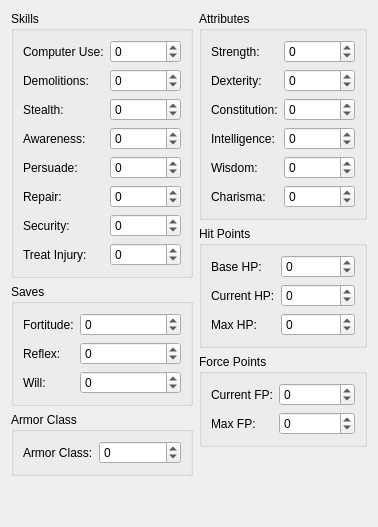
      <widget class="QWidget" name="statsTab">
       <attribute name="title">
        <string>Stats</string>
       </attribute>
       <layout class="QHBoxLayout" name="horizontalLayout_11">
        <item>
         <layout class="QVBoxLayout" name="verticalLayout_5">
          <item>
           <widget class="QGroupBox" name="groupBox_6">
            <property name="sizePolicy">
             <sizepolicy hsizetype="Expanding" vsizetype="Expanding">
              <horstretch>0</horstretch>
              <verstretch>0</verstretch>
             </sizepolicy>
            </property>
            <property name="title">
             <string>Skills</string>
            </property>
            <layout class="QFormLayout" name="formLayout_4">
             <item row="0" column="0">
              <widget class="QLabel" name="label_17">
               <property name="sizePolicy">
                <sizepolicy hsizetype="Preferred" vsizetype="Preferred">
                 <horstretch>0</horstretch>
                 <verstretch>0</verstretch>
                </sizepolicy>
               </property>
               <property name="text">
                <string>Computer Use:</string>
               </property>
              </widget>
             </item>
             <item row="0" column="1">
              <widget class="QSpinBox" name="computerUseSpin">
               <property name="sizePolicy">
                <sizepolicy hsizetype="Preferred" vsizetype="Preferred">
                 <horstretch>0</horstretch>
                 <verstretch>0</verstretch>
                </sizepolicy>
               </property>
               <property name="minimum">
                <number>-2147483648</number>
               </property>
               <property name="maximum">
                <number>2147483647</number>
               </property>
              </widget>
             </item>
             <item row="1" column="0">
              <widget class="QLabel" name="label_18">
               <property name="sizePolicy">
                <sizepolicy hsizetype="Preferred" vsizetype="Preferred">
                 <horstretch>0</horstretch>
                 <verstretch>0</verstretch>
                </sizepolicy>
               </property>
               <property name="text">
                <string>Demolitions:</string>
               </property>
              </widget>
             </item>
             <item row="1" column="1">
              <widget class="QSpinBox" name="demolitionsSpin">
               <property name="sizePolicy">
                <sizepolicy hsizetype="Preferred" vsizetype="Preferred">
                 <horstretch>0</horstretch>
                 <verstretch>0</verstretch>
                </sizepolicy>
               </property>
               <property name="minimum">
                <number>-2147483648</number>
               </property>
               <property name="maximum">
                <number>2147483647</number>
               </property>
              </widget>
             </item>
             <item row="2" column="0">
              <widget class="QLabel" name="label_19">
               <property name="sizePolicy">
                <sizepolicy hsizetype="Preferred" vsizetype="Preferred">
                 <horstretch>0</horstretch>
                 <verstretch>0</verstretch>
                </sizepolicy>
               </property>
               <property name="text">
                <string>Stealth:</string>
               </property>
              </widget>
             </item>
             <item row="2" column="1">
              <widget class="QSpinBox" name="stealthSpin">
               <property name="sizePolicy">
                <sizepolicy hsizetype="Preferred" vsizetype="Preferred">
                 <horstretch>0</horstretch>
                 <verstretch>0</verstretch>
                </sizepolicy>
               </property>
               <property name="minimum">
                <number>-2147483648</number>
               </property>
               <property name="maximum">
                <number>2147483647</number>
               </property>
              </widget>
             </item>
             <item row="3" column="0">
              <widget class="QLabel" name="label_20">
               <property name="sizePolicy">
                <sizepolicy hsizetype="Preferred" vsizetype="Preferred">
                 <horstretch>0</horstretch>
                 <verstretch>0</verstretch>
                </sizepolicy>
               </property>
               <property name="text">
                <string>Awareness:</string>
               </property>
              </widget>
             </item>
             <item row="3" column="1">
              <widget class="QSpinBox" name="awarenessSpin">
               <property name="sizePolicy">
                <sizepolicy hsizetype="Preferred" vsizetype="Preferred">
                 <horstretch>0</horstretch>
                 <verstretch>0</verstretch>
                </sizepolicy>
               </property>
               <property name="minimum">
                <number>-2147483648</number>
               </property>
               <property name="maximum">
                <number>2147483647</number>
               </property>
              </widget>
             </item>
             <item row="4" column="0">
              <widget class="QLabel" name="label_21">
               <property name="sizePolicy">
                <sizepolicy hsizetype="Preferred" vsizetype="Preferred">
                 <horstretch>0</horstretch>
                 <verstretch>0</verstretch>
                </sizepolicy>
               </property>
               <property name="text">
                <string>Persuade:</string>
               </property>
              </widget>
             </item>
             <item row="4" column="1">
              <widget class="QSpinBox" name="persuadeSpin">
               <property name="sizePolicy">
                <sizepolicy hsizetype="Preferred" vsizetype="Preferred">
                 <horstretch>0</horstretch>
                 <verstretch>0</verstretch>
                </sizepolicy>
               </property>
               <property name="minimum">
                <number>-2147483648</number>
               </property>
               <property name="maximum">
                <number>2147483647</number>
               </property>
              </widget>
             </item>
             <item row="5" column="0">
              <widget class="QLabel" name="label_22">
               <property name="sizePolicy">
                <sizepolicy hsizetype="Preferred" vsizetype="Preferred">
                 <horstretch>0</horstretch>
                 <verstretch>0</verstretch>
                </sizepolicy>
               </property>
               <property name="text">
                <string>Repair:</string>
               </property>
              </widget>
             </item>
             <item row="5" column="1">
              <widget class="QSpinBox" name="repairSpin">
               <property name="sizePolicy">
                <sizepolicy hsizetype="Preferred" vsizetype="Preferred">
                 <horstretch>0</horstretch>
                 <verstretch>0</verstretch>
                </sizepolicy>
               </property>
               <property name="minimum">
                <number>-2147483648</number>
               </property>
               <property name="maximum">
                <number>2147483647</number>
               </property>
              </widget>
             </item>
             <item row="6" column="0">
              <widget class="QLabel" name="label_23">
               <property name="sizePolicy">
                <sizepolicy hsizetype="Preferred" vsizetype="Preferred">
                 <horstretch>0</horstretch>
                 <verstretch>0</verstretch>
                </sizepolicy>
               </property>
               <property name="text">
                <string>Security:</string>
               </property>
              </widget>
             </item>
             <item row="6" column="1">
              <widget class="QSpinBox" name="securitySpin">
               <property name="sizePolicy">
                <sizepolicy hsizetype="Preferred" vsizetype="Preferred">
                 <horstretch>0</horstretch>
                 <verstretch>0</verstretch>
                </sizepolicy>
               </property>
               <property name="minimum">
                <number>-2147483648</number>
               </property>
               <property name="maximum">
                <number>2147483647</number>
               </property>
              </widget>
             </item>
             <item row="7" column="0">
              <widget class="QLabel" name="label_24">
               <property name="sizePolicy">
                <sizepolicy hsizetype="Preferred" vsizetype="Preferred">
                 <horstretch>0</horstretch>
                 <verstretch>0</verstretch>
                </sizepolicy>
               </property>
               <property name="text">
                <string>Treat Injury:</string>
               </property>
              </widget>
             </item>
             <item row="7" column="1">
              <widget class="QSpinBox" name="treatInjurySpin">
               <property name="sizePolicy">
                <sizepolicy hsizetype="Preferred" vsizetype="Preferred">
                 <horstretch>0</horstretch>
                 <verstretch>0</verstretch>
                </sizepolicy>
               </property>
               <property name="minimum">
                <number>-2147483648</number>
               </property>
               <property name="maximum">
                <number>2147483647</number>
               </property>
              </widget>
             </item>
            </layout>
           </widget>
          </item>
          <item>
           <widget class="QGroupBox" name="groupBox_8">
            <property name="title">
             <string>Saves</string>
            </property>
            <layout class="QFormLayout" name="formLayout_6">
             <item row="0" column="0">
              <widget class="QLabel" name="label_31">
               <property name="sizePolicy">
                <sizepolicy hsizetype="Preferred" vsizetype="Preferred">
                 <horstretch>0</horstretch>
                 <verstretch>0</verstretch>
                </sizepolicy>
               </property>
               <property name="text">
                <string>Fortitude:</string>
               </property>
              </widget>
             </item>
             <item row="0" column="1">
              <widget class="QSpinBox" name="fortitudeSpin">
               <property name="sizePolicy">
                <sizepolicy hsizetype="Preferred" vsizetype="Preferred">
                 <horstretch>0</horstretch>
                 <verstretch>0</verstretch>
                </sizepolicy>
               </property>
               <property name="minimum">
                <number>-2147483648</number>
               </property>
               <property name="maximum">
                <number>2147483647</number>
               </property>
              </widget>
             </item>
             <item row="1" column="0">
              <widget class="QLabel" name="label_32">
               <property name="sizePolicy">
                <sizepolicy hsizetype="Preferred" vsizetype="Preferred">
                 <horstretch>0</horstretch>
                 <verstretch>0</verstretch>
                </sizepolicy>
               </property>
               <property name="text">
                <string>Reflex:</string>
               </property>
              </widget>
             </item>
             <item row="2" column="0">
              <widget class="QLabel" name="label_33">
               <property name="sizePolicy">
                <sizepolicy hsizetype="Preferred" vsizetype="Preferred">
                 <horstretch>0</horstretch>
                 <verstretch>0</verstretch>
                </sizepolicy>
               </property>
               <property name="text">
                <string>Will:</string>
               </property>
              </widget>
             </item>
             <item row="1" column="1">
              <widget class="QSpinBox" name="reflexSpin">
               <property name="sizePolicy">
                <sizepolicy hsizetype="Preferred" vsizetype="Preferred">
                 <horstretch>0</horstretch>
                 <verstretch>0</verstretch>
                </sizepolicy>
               </property>
               <property name="minimum">
                <number>-2147483648</number>
               </property>
               <property name="maximum">
                <number>2147483647</number>
               </property>
              </widget>
             </item>
             <item row="2" column="1">
              <widget class="QSpinBox" name="willSpin">
               <property name="sizePolicy">
                <sizepolicy hsizetype="Preferred" vsizetype="Preferred">
                 <horstretch>0</horstretch>
                 <verstretch>0</verstretch>
                </sizepolicy>
               </property>
               <property name="minimum">
                <number>-2147483648</number>
               </property>
               <property name="maximum">
                <number>2147483647</number>
               </property>
              </widget>
             </item>
            </layout>
           </widget>
          </item>
          <item>
           <widget class="QGroupBox" name="groupBox_9">
            <property name="title">
             <string>Armor Class</string>
            </property>
            <layout class="QFormLayout" name="formLayout_7">
             <item row="0" column="0">
              <widget class="QLabel" name="label_34">
               <property name="sizePolicy">
                <sizepolicy hsizetype="Preferred" vsizetype="Preferred">
                 <horstretch>0</horstretch>
                 <verstretch>0</verstretch>
                </sizepolicy>
               </property>
               <property name="text">
                <string>Armor Class:</string>
               </property>
              </widget>
             </item>
             <item row="0" column="1">
              <widget class="QSpinBox" name="armorClassSpin">
               <property name="sizePolicy">
                <sizepolicy hsizetype="Preferred" vsizetype="Preferred">
                 <horstretch>0</horstretch>
                 <verstretch>0</verstretch>
                </sizepolicy>
               </property>
               <property name="minimum">
                <number>-2147483648</number>
               </property>
               <property name="maximum">
                <number>2147483647</number>
               </property>
              </widget>
             </item>
            </layout>
           </widget>
          </item>
          <item>
           <spacer name="verticalSpacer_3">
            <property name="orientation">
             <enum>Qt::Vertical</enum>
            </property>
            <property name="sizeHint" stdset="0">
             <size>
              <width>20</width>
              <height>40</height>
             </size>
            </property>
           </spacer>
          </item>
         </layout>
        </item>
        <item>
         <layout class="QVBoxLayout" name="verticalLayout_6">
          <item>
           <widget class="QGroupBox" name="groupBox_7">
            <property name="sizePolicy">
             <sizepolicy hsizetype="Expanding" vsizetype="Expanding">
              <horstretch>0</horstretch>
              <verstretch>0</verstretch>
             </sizepolicy>
            </property>
            <property name="title">
             <string>Attributes</string>
            </property>
            <layout class="QFormLayout" name="formLayout_5">
             <item row="0" column="0">
              <widget class="QLabel" name="label_25">
               <property name="sizePolicy">
                <sizepolicy hsizetype="Preferred" vsizetype="Preferred">
                 <horstretch>0</horstretch>
                 <verstretch>0</verstretch>
                </sizepolicy>
               </property>
               <property name="text">
                <string>Strength:</string>
               </property>
              </widget>
             </item>
             <item row="0" column="1">
              <widget class="QSpinBox" name="strengthSpin">
               <property name="sizePolicy">
                <sizepolicy hsizetype="Preferred" vsizetype="Preferred">
                 <horstretch>0</horstretch>
                 <verstretch>0</verstretch>
                </sizepolicy>
               </property>
               <property name="minimum">
                <number>-2147483648</number>
               </property>
               <property name="maximum">
                <number>2147483647</number>
               </property>
              </widget>
             </item>
             <item row="1" column="0">
              <widget class="QLabel" name="label_26">
               <property name="sizePolicy">
                <sizepolicy hsizetype="Preferred" vsizetype="Preferred">
                 <horstretch>0</horstretch>
                 <verstretch>0</verstretch>
                </sizepolicy>
               </property>
               <property name="text">
                <string>Dexterity:</string>
               </property>
              </widget>
             </item>
             <item row="1" column="1">
              <widget class="QSpinBox" name="dexteritySpin">
               <property name="sizePolicy">
                <sizepolicy hsizetype="Preferred" vsizetype="Preferred">
                 <horstretch>0</horstretch>
                 <verstretch>0</verstretch>
                </sizepolicy>
               </property>
               <property name="minimum">
                <number>-2147483648</number>
               </property>
               <property name="maximum">
                <number>2147483647</number>
               </property>
              </widget>
             </item>
             <item row="2" column="0">
              <widget class="QLabel" name="label_27">
               <property name="sizePolicy">
                <sizepolicy hsizetype="Preferred" vsizetype="Preferred">
                 <horstretch>0</horstretch>
                 <verstretch>0</verstretch>
                </sizepolicy>
               </property>
               <property name="text">
                <string>Constitution:</string>
               </property>
              </widget>
             </item>
             <item row="2" column="1">
              <widget class="QSpinBox" name="constitutionSpin">
               <property name="sizePolicy">
                <sizepolicy hsizetype="Preferred" vsizetype="Preferred">
                 <horstretch>0</horstretch>
                 <verstretch>0</verstretch>
                </sizepolicy>
               </property>
               <property name="minimum">
                <number>-2147483648</number>
               </property>
               <property name="maximum">
                <number>2147483647</number>
               </property>
              </widget>
             </item>
             <item row="3" column="0">
              <widget class="QLabel" name="label_28">
               <property name="sizePolicy">
                <sizepolicy hsizetype="Preferred" vsizetype="Preferred">
                 <horstretch>0</horstretch>
                 <verstretch>0</verstretch>
                </sizepolicy>
               </property>
               <property name="text">
                <string>Intelligence:</string>
               </property>
              </widget>
             </item>
             <item row="3" column="1">
              <widget class="QSpinBox" name="intelligenceSpin">
               <property name="sizePolicy">
                <sizepolicy hsizetype="Preferred" vsizetype="Preferred">
                 <horstretch>0</horstretch>
                 <verstretch>0</verstretch>
                </sizepolicy>
               </property>
               <property name="minimum">
                <number>-2147483648</number>
               </property>
               <property name="maximum">
                <number>2147483647</number>
               </property>
              </widget>
             </item>
             <item row="4" column="0">
              <widget class="QLabel" name="label_29">
               <property name="sizePolicy">
                <sizepolicy hsizetype="Preferred" vsizetype="Preferred">
                 <horstretch>0</horstretch>
                 <verstretch>0</verstretch>
                </sizepolicy>
               </property>
               <property name="text">
                <string>Wisdom:</string>
               </property>
              </widget>
             </item>
             <item row="4" column="1">
              <widget class="QSpinBox" name="wisdomSpin">
               <property name="sizePolicy">
                <sizepolicy hsizetype="Preferred" vsizetype="Preferred">
                 <horstretch>0</horstretch>
                 <verstretch>0</verstretch>
                </sizepolicy>
               </property>
               <property name="minimum">
                <number>-2147483648</number>
               </property>
               <property name="maximum">
                <number>2147483647</number>
               </property>
              </widget>
             </item>
             <item row="5" column="0">
              <widget class="QLabel" name="label_30">
               <property name="sizePolicy">
                <sizepolicy hsizetype="Preferred" vsizetype="Preferred">
                 <horstretch>0</horstretch>
                 <verstretch>0</verstretch>
                </sizepolicy>
               </property>
               <property name="text">
                <string>Charisma:</string>
               </property>
              </widget>
             </item>
             <item row="5" column="1">
              <widget class="QSpinBox" name="charismaSpin">
               <property name="sizePolicy">
                <sizepolicy hsizetype="Preferred" vsizetype="Preferred">
                 <horstretch>0</horstretch>
                 <verstretch>0</verstretch>
                </sizepolicy>
               </property>
               <property name="minimum">
                <number>-2147483648</number>
               </property>
               <property name="maximum">
                <number>2147483647</number>
               </property>
              </widget>
             </item>
            </layout>
           </widget>
          </item>
          <item>
           <widget class="QGroupBox" name="groupBox_10">
            <property name="title">
             <string>Hit Points</string>
            </property>
            <layout class="QFormLayout" name="formLayout_8">
             <item row="0" column="0">
              <widget class="QLabel" name="label_35">
               <property name="sizePolicy">
                <sizepolicy hsizetype="Preferred" vsizetype="Preferred">
                 <horstretch>0</horstretch>
                 <verstretch>0</verstretch>
                </sizepolicy>
               </property>
               <property name="text">
                <string>Base HP:</string>
               </property>
              </widget>
             </item>
             <item row="1" column="0">
              <widget class="QLabel" name="label_36">
               <property name="sizePolicy">
                <sizepolicy hsizetype="Preferred" vsizetype="Preferred">
                 <horstretch>0</horstretch>
                 <verstretch>0</verstretch>
                </sizepolicy>
               </property>
               <property name="text">
                <string>Current HP:</string>
               </property>
              </widget>
             </item>
             <item row="2" column="0">
              <widget class="QLabel" name="label_37">
               <property name="sizePolicy">
                <sizepolicy hsizetype="Preferred" vsizetype="Preferred">
                 <horstretch>0</horstretch>
                 <verstretch>0</verstretch>
                </sizepolicy>
               </property>
               <property name="text">
                <string>Max HP:</string>
               </property>
              </widget>
             </item>
             <item row="0" column="1">
              <widget class="QSpinBox" name="baseHpSpin">
               <property name="sizePolicy">
                <sizepolicy hsizetype="Preferred" vsizetype="Preferred">
                 <horstretch>0</horstretch>
                 <verstretch>0</verstretch>
                </sizepolicy>
               </property>
               <property name="minimum">
                <number>-2147483648</number>
               </property>
               <property name="maximum">
                <number>2147483647</number>
               </property>
              </widget>
             </item>
             <item row="1" column="1">
              <widget class="QSpinBox" name="currentHpSpin">
               <property name="sizePolicy">
                <sizepolicy hsizetype="Preferred" vsizetype="Preferred">
                 <horstretch>0</horstretch>
                 <verstretch>0</verstretch>
                </sizepolicy>
               </property>
               <property name="minimum">
                <number>-2147483648</number>
               </property>
               <property name="maximum">
                <number>2147483647</number>
               </property>
              </widget>
             </item>
             <item row="2" column="1">
              <widget class="QSpinBox" name="maxHpSpin">
               <property name="sizePolicy">
                <sizepolicy hsizetype="Preferred" vsizetype="Preferred">
                 <horstretch>0</horstretch>
                 <verstretch>0</verstretch>
                </sizepolicy>
               </property>
               <property name="minimum">
                <number>-2147483648</number>
               </property>
               <property name="maximum">
                <number>2147483647</number>
               </property>
              </widget>
             </item>
            </layout>
           </widget>
          </item>
          <item>
           <widget class="QGroupBox" name="groupBox_11">
            <property name="title">
             <string>Force Points</string>
            </property>
            <layout class="QFormLayout" name="formLayout_9">
             <item row="0" column="0">
              <widget class="QLabel" name="label_39">
               <property name="sizePolicy">
                <sizepolicy hsizetype="Preferred" vsizetype="Preferred">
                 <horstretch>0</horstretch>
                 <verstretch>0</verstretch>
                </sizepolicy>
               </property>
               <property name="text">
                <string>Current FP:</string>
               </property>
              </widget>
             </item>
             <item row="0" column="1">
              <widget class="QSpinBox" name="currentFpSpin">
               <property name="sizePolicy">
                <sizepolicy hsizetype="Preferred" vsizetype="Preferred">
                 <horstretch>0</horstretch>
                 <verstretch>0</verstretch>
                </sizepolicy>
               </property>
               <property name="minimum">
                <number>-2147483648</number>
               </property>
               <property name="maximum">
                <number>2147483647</number>
               </property>
              </widget>
             </item>
             <item row="1" column="0">
              <widget class="QLabel" name="label_40">
               <property name="sizePolicy">
                <sizepolicy hsizetype="Preferred" vsizetype="Preferred">
                 <horstretch>0</horstretch>
                 <verstretch>0</verstretch>
                </sizepolicy>
               </property>
               <property name="text">
                <string>Max FP:</string>
               </property>
              </widget>
             </item>
             <item row="1" column="1">
              <widget class="QSpinBox" name="maxFpSpin">
               <property name="sizePolicy">
                <sizepolicy hsizetype="Preferred" vsizetype="Preferred">
                 <horstretch>0</horstretch>
                 <verstretch>0</verstretch>
                </sizepolicy>
               </property>
               <property name="minimum">
                <number>-2147483648</number>
               </property>
               <property name="maximum">
                <number>2147483647</number>
               </property>
              </widget>
             </item>
            </layout>
           </widget>
          </item>
          <item>
           <spacer name="verticalSpacer_2">
            <property name="orientation">
             <enum>Qt::Vertical</enum>
            </property>
            <property name="sizeHint" stdset="0">
             <size>
              <width>20</width>
              <height>40</height>
             </size>
            </property>
           </spacer>
          </item>
         </layout>
        </item>
       </layout>
      </widget>
